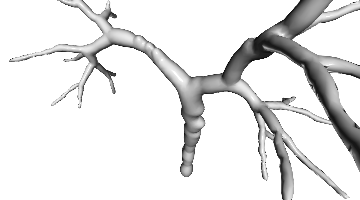
#> input picture AAA633_ass2/capture.png, 360 x 200 px
$ python vss.py
#> lines starting #> are read from the running program, lines starting #| are printed output that depends on the picture; after the words box and inside, x2 and y2 are one past the last pixel; in counts of white or black regions, pixels touching at a corner belong together
import os
import cv2 as cv
import matplotlib.pyplot as plt
import matplotlib.image as mpimg
import numpy as np
import math
import copy
from PIL import Image
from scipy.interpolate import griddata
from plotnine import *

np.set_printoptions(threshold=np.inf)


def normalize_image(img):
    norm_img = cv.normalize(img, None, alpha=0, beta=1, norm_type=cv.NORM_MINMAX, dtype=cv.CV_32F)
    return norm_img


def convert_image(img):
    new_img = []
    for item in img.getdata():
        if item[:3] == (255, 255, 255):
            new_img.append((255, 255, 255, 0))
        else:
            new_img.append(item)
    img.putdata(new_img)
    img.save('convert.png')


def get_contours(img):
    _, binary = cv.threshold(img, 0, 255, cv.THRESH_BINARY)
    contours, hierarchy = cv.findContours(binary, cv.RETR_TREE, cv.CHAIN_APPROX_SIMPLE)
    image_copy = copy.deepcopy(image)
    contour_image = cv.drawContours(image_copy, contours, -1, (0, 255, 0), 1)
    plt.imshow(np.asarray(contour_image))
    plt.axis('off')
    plt.xticks([])
    plt.yticks([])
    plt.savefig('contours.png', bbox_inches='tight', pad_inches=0.0)
    plt.show()
    contours = np.vstack(contours).squeeze()
    # print('contours', contours)
    return contours


def closest_points(point_set, p0):
    p = np.asarray(point_set)
    dist_2 = np.sum((p - p0) ** 2, axis=1)
    p_closet = np.argmin(dist_2)
    return p_closet


def get_distance(pi, pj):
    pi = np.asarray(pi)
    pj = np.asarray(pj)
    return np.linalg.norm(pi - pj)


def idw(img, point_set, p0):
    distance_list = []
    z_list = []
    p = 2
    for pi in point_set:
        dist = get_distance(pi, p0)
        if dist != 0:
            distance_list.append(dist)
            z = img[pi[1], pi[0]]
            z_list.append(z)
            t = np.power(distance_list, p)
            if t != 0:
                weight = 1 / t
                weight = list(weight)
                weight_sum = np.sum(weight)
                z_sum = np.sum(np.array(weight) * np.array(z_list))
                result = z_sum / weight_sum
                return round(result, 4)
            else:
                return 0
        else:
            return 0


if __name__ == "__main__":
    cimage = Image.open('capture.png')
#> cimage is the input picture: PIL image 360x200 RGB; min 11, max 255, mean 229.9
    cimage = cimage.convert('RGBA')
#> cimage: PIL image 360x200 RGBA
    convert_image(cimage)
#> the loop in convert_image, `for item in img.getdata():` made 72000 passes
#> item on passes 1 to 3: (255, 255, 255, 255), (255, 255, 255, 255), (255, 255, 255, 255)
#> after the loop in convert_image, `for item in img.getdata():`: new_img = 72000 items

    image = cv.imread('depth_img.png')
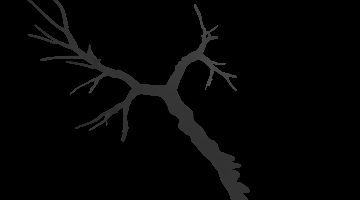
#> input picture AAA633_ass2/depth_img.png, 360 x 200 px
#> image is the input picture: shape (200, 360, 3); min 0, max 83, mean 4.5
    gray = cv.cvtColor(image, cv.COLOR_RGB2GRAY)
    gray_norm = normalize_image(gray)
#> in normalize_image, `norm_img = cv.normalize(img, None, alpha=0, beta=1, norm_type=cv.NORM_..`:
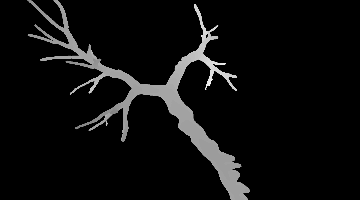
#> norm_img: shape (200, 360) float32; min 0, max 1, mean 0.0538

    vessel_contours = get_contours(gray)
#> in get_contours, `_, binary = cv.threshold(img, 0, 255, cv.THRESH_BINARY)`:
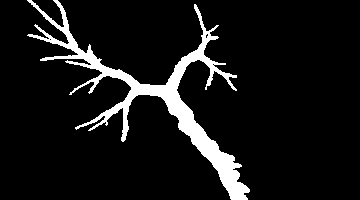
#> binary: shape (200, 360); 8.5% white; 1 white region
#> in get_contours, `contours, hierarchy = cv.findContours(binary, cv.RETR_TREE, cv.CHAIN_A..`: contours = 4 contours, 3 with area under 20; largest, box (x1, y1, x2, y2) and area: (27, 0, 250, 200) 5338
#> in get_contours, `contour_image = cv.drawContours(image_copy, contours, -1, (0, 255, 0),..`:
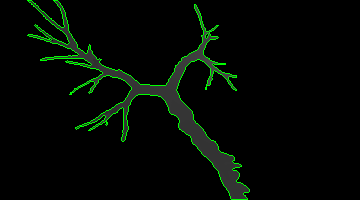
#> contour_image: shape (200, 360, 3); mean B, G, R 3.4, 9, 3.4
#> in get_contours, `contours = np.vstack(contours).squeeze()`: contours = 887 pairs, first value 27 to 249, second value 0 to 199
#> vessel_contours has the same summary as contours in get_contours

    # find void space coordinates
    black = 0
    vss_set = np.column_stack(np.where(gray == black))
#> vss_set = 65880 pairs, first value 0 to 199, second value 0 to 359

    # interpolate depth in vss point
    x_list = []
    y_list = []
    z_list = []
    for point in vss_set:
        x_list.append(point[1])
        y_list.append(point[0])
        closest = closest_points(vessel_contours, point)
        cont_set = vessel_contours[closest - 3:closest + 3]
        depth = idw(gray_norm, cont_set, point)
        depth = float(depth or 0)
        # t = vessel_contours[closest]
        # depth = gray_norm[t[1], t[0]]
        print('depth is ', depth, 'at ', point)
        z_list.append(depth)
#> this loop made 65880 passes
#> (p_closet in closest_points, closest, depth) on passes 19 to 21: (73, 73, 0.602), (73, 73, 0.602), (73, 73, 0.602)
#| depth is  0.0 at  [0 0]
#| depth is  0.0 at  [0 1]
#| depth is  0.0 at  [0 2]
#| depth is  0.0 at  [0 3]
#| depth is  0.0 at  [0 4]
#| depth is  0.0 at  [0 5]
#| depth is  0.0 at  [0 6]
#| depth is  0.0 at  [0 7]
#> (further printed lines are left out)
#> after the loop, x_list = 65880 items; y_list = 65880 items; z_list = 65880 items

    # draw contour map
    vss_points = []
    for i in range(len(x_list)):
        point = [x_list[i], y_list[i]]
        vss_points.append(point)
#> this loop made 65880 passes
#> point on passes 1 to 3: [0, 0], [1, 0], [2, 0]
#> after the loop, vss_points = 65880 items
    vss_points = np.array(vss_points)
#> vss_points = 65880 pairs, first value 0 to 359, second value 0 to 199

    xi = np.linspace(0, 360, 51)
    yi = np.linspace(0, 200, 51)
    X, Y = np.meshgrid(xi, yi)

    Z = griddata(vss_points, z_list, (X, Y), method='cubic')
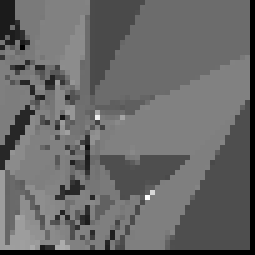
#> Z: shape (51, 51) float64 (shown 5 times larger); 3.88% of the values are NaN or infinite; the others: min -0.177, max 1.45, mean 0.519; drawn with min black, max white, NaN and infinite black

    plt.contourf(X, Y, Z, 10, cmap='Spectral')
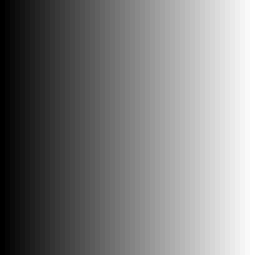
#> X: shape (51, 51) float64 (shown 5 times larger); min 0, max 360, mean 180; drawn with min black and max white
    plt.axis('off')
    plt.xticks([])
    plt.yticks([])
    plt.savefig('vss.png', bbox_inches="tight")
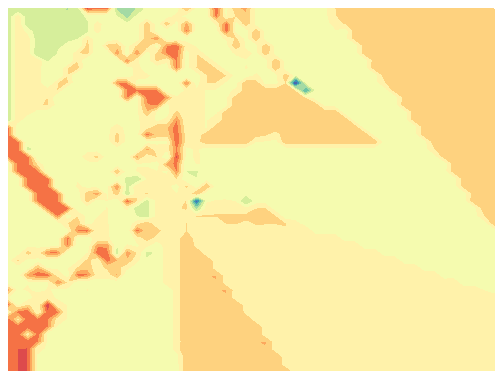
#> figure drawn by matplotlib, 1 panel
    plt.show()


    # [13 lines of commented-out code are left out]
